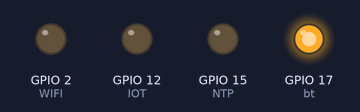
A sketch run on a simulated ESP32. Shown: output pins drawn as LEDs (lit = HIGH).

Above: at 0.5 s.
At 2.5 s:
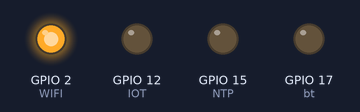
At 4.5 s:
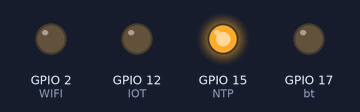
At 6.5 s:
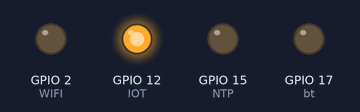
At 9.5 s:
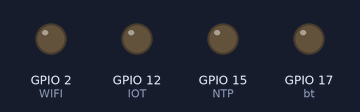
Timing chart, 0 to 10.4 s (numbered marks = the images above):
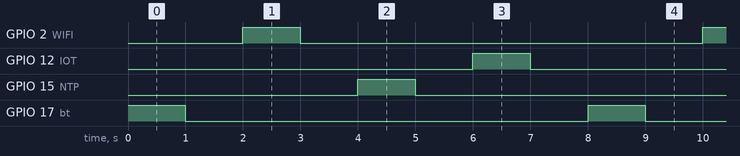

The sketch:

esp32_lab1.ino
```cpp
int bt = 17;
 int WIFI = 2;
 int NTP = 15;
 int IOT = 12;
void setup() {
   Serial.begin(115200);
   pinMode(bt, OUTPUT);
   pinMode(WIFI, OUTPUT);
   pinMode(NTP, OUTPUT);
   pinMode(IOT, OUTPUT);

}

void loop() {
   digitalWrite(bt, HIGH);
   delay(1000);
   digitalWrite(bt, LOW);
   delay(1000);
   digitalWrite(WIFI, HIGH);
   delay(1000);
   digitalWrite(WIFI, LOW);
   delay(1000);
   digitalWrite(NTP, HIGH);
   delay(1000);
   digitalWrite(NTP, LOW);
   delay(1000);
   digitalWrite(IOT, HIGH);
   delay(1000);
   digitalWrite(IOT, LOW);
   delay(1000);
}
```

Measured:
- by itself, GPIO 2 (WIFI), GPIO 12 (IOT), GPIO 15 (NTP), GPIO 17 (bt): alternates HIGH for 1.0 s and LOW for 7.0 s
- by itself, everything shown: repeats every 8.0 s, in 8 steps
